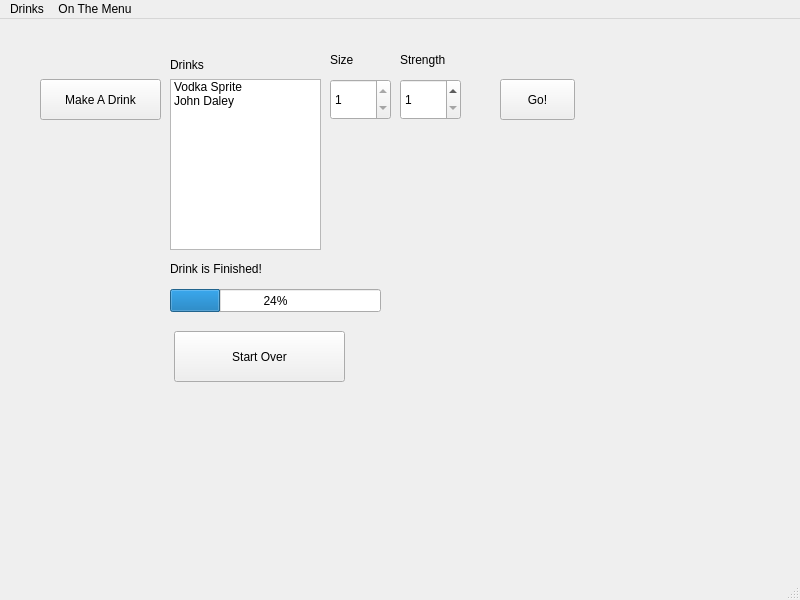
<?xml version="1.0" encoding="UTF-8"?>
<ui version="4.0">
 <class>BartenderV1</class>
 <widget class="QMainWindow" name="BartenderV1">
  <property name="geometry">
   <rect>
    <x>0</x>
    <y>0</y>
    <width>800</width>
    <height>600</height>
   </rect>
  </property>
  <property name="windowTitle">
   <string>MainWindow</string>
  </property>
  <widget class="QWidget" name="centralwidget">
   <widget class="QPushButton" name="makeDrinkButton">
    <property name="geometry">
     <rect>
      <x>40</x>
      <y>60</y>
      <width>121</width>
      <height>41</height>
     </rect>
    </property>
    <property name="text">
     <string>Make A Drink</string>
    </property>
   </widget>
   <widget class="QSpinBox" name="strengthSpinBox">
    <property name="enabled">
     <bool>true</bool>
    </property>
    <property name="geometry">
     <rect>
      <x>400</x>
      <y>60</y>
      <width>61</width>
      <height>41</height>
     </rect>
    </property>
    <property name="minimum">
     <number>1</number>
    </property>
    <property name="maximum">
     <number>3</number>
    </property>
   </widget>
   <widget class="QLabel" name="label">
    <property name="enabled">
     <bool>true</bool>
    </property>
    <property name="geometry">
     <rect>
      <x>170</x>
      <y>35</y>
      <width>151</width>
      <height>21</height>
     </rect>
    </property>
    <property name="text">
     <string>Drinks</string>
    </property>
   </widget>
   <widget class="QLabel" name="label_2">
    <property name="enabled">
     <bool>true</bool>
    </property>
    <property name="geometry">
     <rect>
      <x>400</x>
      <y>30</y>
      <width>51</width>
      <height>21</height>
     </rect>
    </property>
    <property name="text">
     <string>Strength</string>
    </property>
   </widget>
   <widget class="QSpinBox" name="sizeSpinBox">
    <property name="enabled">
     <bool>true</bool>
    </property>
    <property name="geometry">
     <rect>
      <x>330</x>
      <y>60</y>
      <width>61</width>
      <height>41</height>
     </rect>
    </property>
    <property name="inputMethodHints">
     <set>Qt::ImhNone</set>
    </property>
    <property name="minimum">
     <number>1</number>
    </property>
    <property name="maximum">
     <number>1</number>
    </property>
   </widget>
   <widget class="QLabel" name="label_3">
    <property name="enabled">
     <bool>true</bool>
    </property>
    <property name="geometry">
     <rect>
      <x>330</x>
      <y>30</y>
      <width>51</width>
      <height>21</height>
     </rect>
    </property>
    <property name="text">
     <string>Size</string>
    </property>
   </widget>
   <widget class="QProgressBar" name="drinkProgressBar">
    <property name="enabled">
     <bool>true</bool>
    </property>
    <property name="geometry">
     <rect>
      <x>170</x>
      <y>270</y>
      <width>211</width>
      <height>23</height>
     </rect>
    </property>
    <property name="value">
     <number>24</number>
    </property>
   </widget>
   <widget class="QLabel" name="label_4">
    <property name="enabled">
     <bool>true</bool>
    </property>
    <property name="geometry">
     <rect>
      <x>170</x>
      <y>240</y>
      <width>171</width>
      <height>20</height>
     </rect>
    </property>
    <property name="text">
     <string>Drink is Finished!</string>
    </property>
   </widget>
   <widget class="QPushButton" name="startButton">
    <property name="geometry">
     <rect>
      <x>500</x>
      <y>60</y>
      <width>75</width>
      <height>41</height>
     </rect>
    </property>
    <property name="autoFillBackground">
     <bool>false</bool>
    </property>
    <property name="text">
     <string>Go!</string>
    </property>
   </widget>
   <widget class="QListWidget" name="drinksList">
    <property name="geometry">
     <rect>
      <x>170</x>
      <y>60</y>
      <width>151</width>
      <height>171</height>
     </rect>
    </property>
    <item>
     <property name="text">
      <string>Vodka Sprite</string>
     </property>
    </item>
    <item>
     <property name="text">
      <string>John Daley</string>
     </property>
    </item>
   </widget>
   <widget class="QPushButton" name="restartButton">
    <property name="geometry">
     <rect>
      <x>174</x>
      <y>312</y>
      <width>171</width>
      <height>51</height>
     </rect>
    </property>
    <property name="text">
     <string>Start Over</string>
    </property>
   </widget>
  </widget>
  <widget class="QMenuBar" name="menubar">
   <property name="geometry">
    <rect>
     <x>0</x>
     <y>0</y>
     <width>800</width>
     <height>21</height>
    </rect>
   </property>
   <widget class="QMenu" name="menuDrinks">
    <property name="title">
     <string>Drinks</string>
    </property>
   </widget>
   <widget class="QMenu" name="menuOn_The_Menu">
    <property name="title">
     <string>On The Menu</string>
    </property>
   </widget>
   <addaction name="menuDrinks"/>
   <addaction name="menuOn_The_Menu"/>
  </widget>
  <widget class="QStatusBar" name="statusbar"/>
 </widget>
 <resources/>
 <connections/>
</ui>
